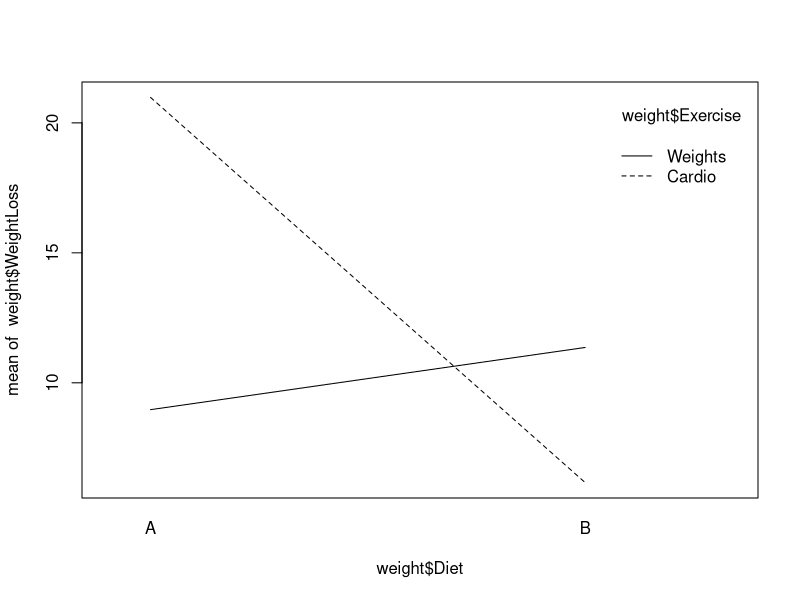
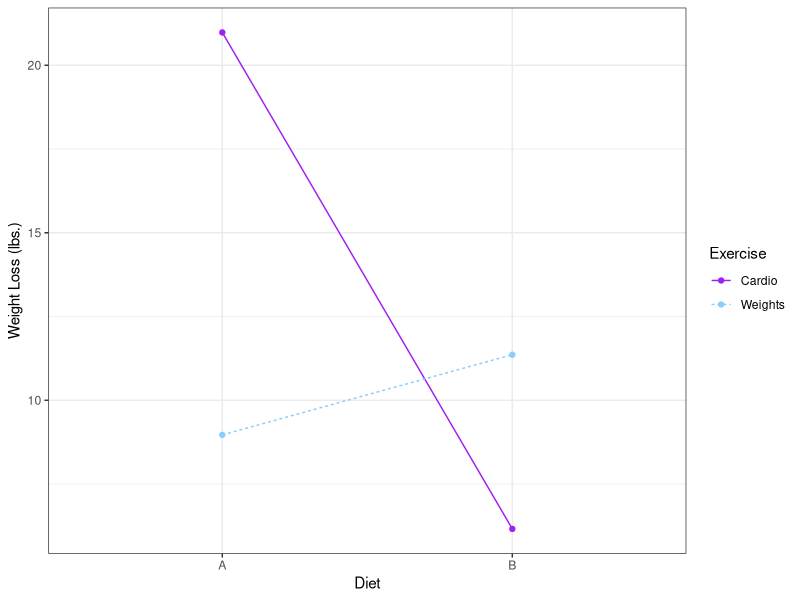
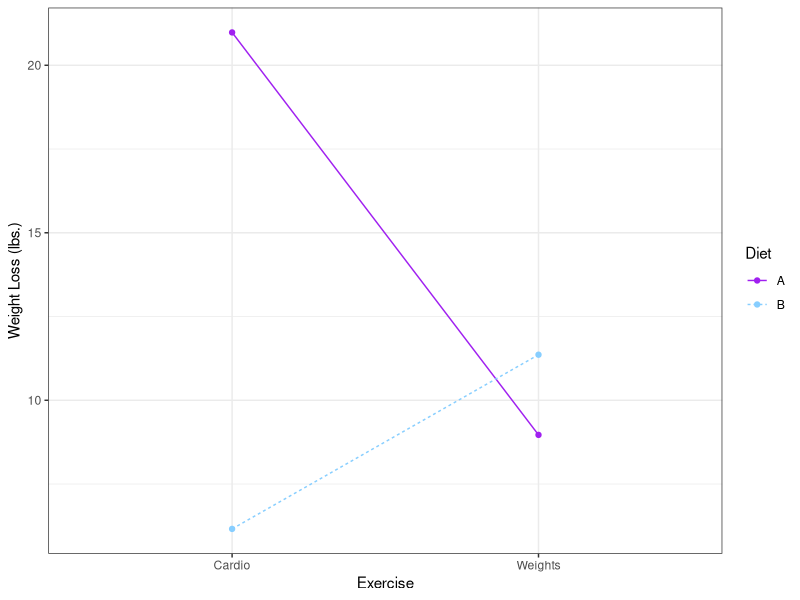
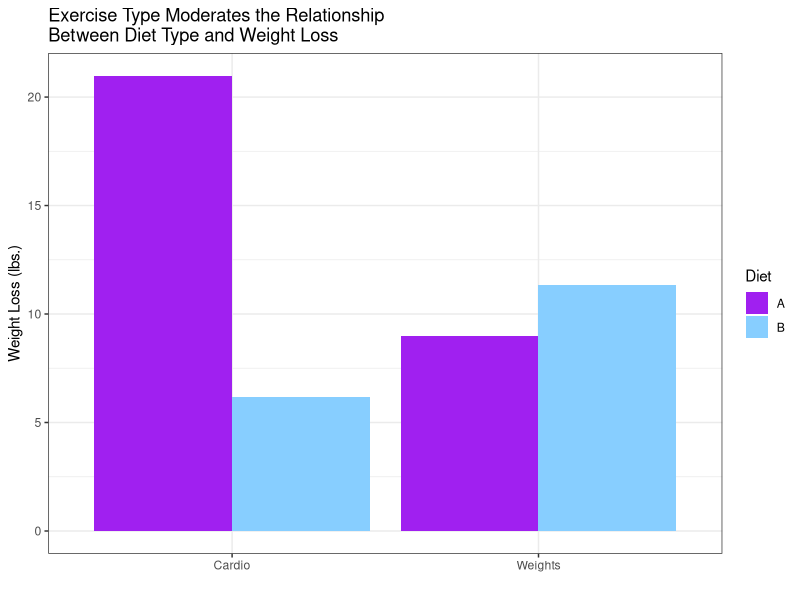

These figures' R source, in order:
## ---- chunk 1
knitr::opts_chunk$set(comment = NA, message = FALSE, warning = FALSE, fig.align = "center")
## ---- chunk 2
weight <- data.frame(
  Exercise = as.factor(c(rep("Cardio", 10), rep("Weights", 11))), 
  Diet = as.factor(c(rep("A", 5), rep("B", 5), rep("A", 6), rep("B", 5))), 
  WeightLoss = c(17.4, 21.5, 23.6, 21.9, 20.5, 5.9, 4.8, 6.4, 6.8, 6.9, 
                 10.9, 4.2, 9.4, 10, 9.2, 10.1, 9.8, 12.7, 14.4, 11.6, 8.3))
head(weight)
tapply(weight$WeightLoss, list(weight$Exercise, weight$Diet), mean)
weight.aov <- aov(WeightLoss ~ Exercise + Diet + Exercise:Diet, data = weight)
summary(weight.aov)
TukeyHSD(weight.aov)
interaction.plot(weight$Diet, weight$Exercise, weight$WeightLoss)
# Do the same thing with ggplot2 now
library(ggplot2)
p1 <- ggplot(data = weight, aes(x = Diet, y = WeightLoss, colour = Exercise, group = Exercise, linetype = Exercise)) + 
  stat_summary(fun.y = mean, geom = "point") +
  stat_summary(fun.y = mean, geom = "line") +
  theme_bw() + 
  scale_colour_manual(values = c("purple", "skyblue1")) + 
  labs(y = "Weight Loss (lbs.)")
p1
p2 <- ggplot(data = weight, aes(x = Exercise, y = WeightLoss, colour = Diet, group = Diet, linetype = Diet)) + 
  stat_summary(fun.y = mean, geom = "point") +
  stat_summary(fun.y = mean, geom = "line") +
  theme_bw() + 
  scale_colour_manual(values = c("purple", "skyblue1")) + 
  labs(y = "Weight Loss (lbs.)")
p2
# Different approach now "Moderation"
weight.aov.cardio <- aov(WeightLoss ~ Diet, data = subset(weight, subset = Exercise == "Cardio"))
summary(weight.aov.cardio)
# Same as:
weight.aov.cardio <- aov(WeightLoss ~ Diet, data = weight[weight$Exercise == "Cardio", ])
summary(weight.aov.cardio)
by(weight$WeightLoss[weight$Exercise == "Cardio"], weight$Diet[weight$Exercise == "Cardio"], mean)
TukeyHSD(weight.aov.cardio)
#
weight.aov.weights <- aov(WeightLoss ~ Diet, data = weight[weight$Exercise == "Weights", ])
summary(weight.aov.weights)
by(weight$WeightLoss[weight$Exercise == "Weights"], weight$Diet[weight$Exercise == "Weights"], mean)
TukeyHSD(weight.aov.weights)
## ---- chunk 3
by(weight, weight$Exercise, function(x)list(summary(aov(WeightLoss ~ Diet, data = x)), TukeyHSD(aov(WeightLoss ~ Diet, data = x))))
## ---- chunk 4
library(dplyr)
DF <- summarise(group_by(weight, Diet, Exercise), MeanWeightLoss = mean(WeightLoss))
DF
ggplot(data = DF, aes(x = Exercise, y = MeanWeightLoss, fill = Diet)) + 
  geom_bar(position = "dodge", stat = "identity") + 
  theme_bw() + 
  scale_fill_manual(values = c("purple", "skyblue1")) + 
  labs(title="Exercise Type Moderates the Relationship\nBetween Diet Type and Weight Loss", x = "", y = "Weight Loss (lbs.)")
